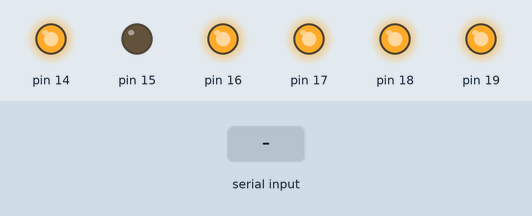
Recording of a sketch running on a simulated Arduino Uno, built with avr-gcc and run on an emulated ATmega328P. On the bench: output pins drawn as LEDs (lit = HIGH). The inputs (shaded band) are chosen by the test bench. The board resets itself during the run and starts again; what the sketch prints to the serial monitor is not drawn.

Above: at 19.2 s.
19.3 s: "90,45\n" received over Serial
At 19.9 s:
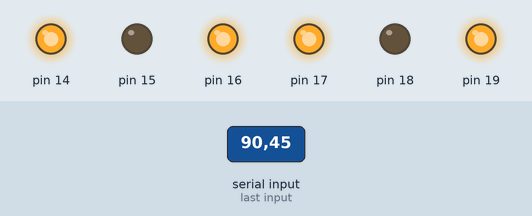
20.8 s: "0\n" received over Serial
At 22.0 s:
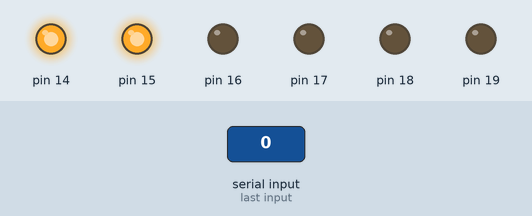
22.3 s: "5\n" received over Serial
At 23.2 s:
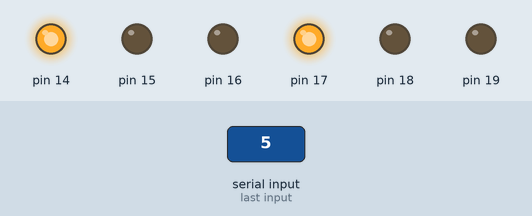
23.8 s: "30,150\n" received over Serial
At 24.6 s:
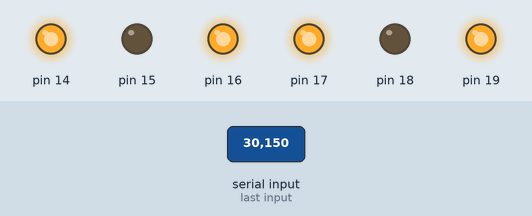
25.3 s: "90\n" received over Serial
Timing chart, 0 to 27.8 s (numbered marks = the images above; inputs shaded):
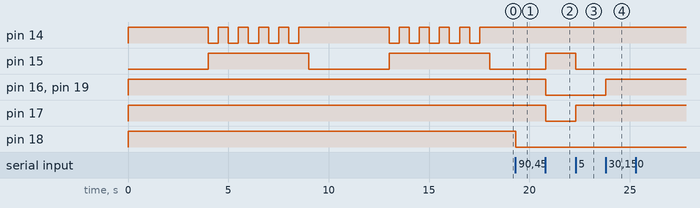

Measured:
- after the input at 19.3 s, pin 18: HIGH → LOW at once
- after the input at 20.8 s, pin 15: LOW → HIGH at once; pin 16, pin 17, pin 19: HIGH → LOW at once
- after the input at 22.3 s, pin 15: HIGH → LOW at once; pin 17: LOW → HIGH at once
- after the input at 23.8 s, pin 16, pin 19: LOW → HIGH at once
- after the input at 25.3 s, every drawn part: stays the same

The sketch:

lab_3.ino
```cpp
/*****************************************************************************
 * lab_3
 * Created by Matt Mason,
 * CWID 11800439
******************************************************************************/

#include <avr/wdt.h>

// seven-segment display pins
#define SEVEN_SEG PORTC
#define SEVEN_SEG_DDR DDRC

// special characters
#define WAIT 16
#define ERROR 17
#define DP_ON 18
#define DP_OFF 19

/*****************************************************************************
 * Function:        updateDisplay
 * Parameters:      int character – the desired character from the characters
 *                  array to display
 * Return value:    none
 * Purpose:         Display a character on the seven-segment display wired to
 *                  SEVEN_SEG register pins.
******************************************************************************/
void updateDisplay(const int character)
{
    // seven-segment display character mappings
    static constexpr byte characters[] = {
        B00000011, // 0
        B10011111, // 1
        B00100101, // 2
        B00001101, // 3
        B10011001, // 4
        B01001001, // 5
        B01000001, // 6
        B00011111, // 7
        B00000001, // 8
        B00001001, // 9
        B00010000, // A.
        B11000000, // b.
        B01100010, // C.
        B10000100, // d.
        B01100000, // E.
        B01110000, // F.
        B11111101, // WAIT
        B01101101, // ERROR
        B11111110, // DP_ON
        B11111111, // DP_OFF
    };
    // write charater pin values
    SEVEN_SEG = characters[character];
}

/*****************************************************************************
 * Function:        timeout
 * Parameters:      unsigned long startTime — time of last input in ms
 * Return value:    bool — true if 4 seconds have elapsed since startTime,
 *                  false otherwise
 * Purpose:         Check to see if the 4-second user input timer has expired.
******************************************************************************/
bool timeout(const unsigned long startTime)
{
    return millis() > (startTime + 4000);
}

/*****************************************************************************
 * Function:        parseInput
 * Parameters:      String& input — user input string
 * Return value:    int — user input value 0–15, or -1 if input invalid
 * Purpose:         Parse user input and convert it to an integer, checking
 *                  for invalid input.
******************************************************************************/
int parseInput(String& input)
{
    // trim any leading/trailing whitespace
    input.trim();
    // make sure string is not empty
    if (input.length() == 0)
        return -1;
    // make sure all remaining characters are numbers
    for (int i = 0; i < input.length(); i++)
        if (!isDigit(input[i]))
            return -1;
    // convert to integer
    int value = input.toInt();
    // return the value if it is in the allowed range 0–15
    if (value >= 0 && value <= 15)
        return value;
    // out of allowed range, invalid input
    return -1;
}

void setup()
{
    // configure all seven-seg. pins as outputs
    SEVEN_SEG_DDR = 0xFF;

    // open serial connection
    Serial.begin(9600);
    Serial.print("lab_3 by Matt Mason");
}

void loop()
{
    // prompt for user input
    updateDisplay(WAIT);
    Serial.print("\nPlease enter an integer between 0-15: ");
    // save the current time
    unsigned long startTime = millis();

    // continuously prompt for user input, but break if the user takes
    // longer than 4 seconds to respond
    String input = "";
    while (!timeout(startTime))
    {
        // read serial until buffer into input string until buffer is empty,
        // 4-second timeout expires, or newline received
        char c = 0;
        while (Serial.available() && !timeout(startTime))
        {
            c = (char)Serial.read();
            if (c == '\n')
                break;
            input += c;
        }
        // if last character reveived was a newline, user input is ready
        if (c == '\n')
        {
            // parse user input
            int value = parseInput(input);
            if (value == -1)
            {
                // show error message for invalid input
                updateDisplay(ERROR);
                Serial.print("Invalid input!");
            }
            else
            {
                // show input on seven-segment display
                updateDisplay(value);
                // print input and reaction time to serial monitor
                unsigned long reactionTime = millis() - startTime;
                Serial.println(value, HEX);
                Serial.print("reaction time = ");
                Serial.print(reactionTime / 1000.0f, 3);
            }
            // clear input string
            input = "";
            // prompt for user input
            Serial.print("\nPlease enter an integer between 0-15: ");
            // refresh startTime
            startTime = millis();
        }
    }

    // user took longer than 4 seconds to respond,
    // print a newline to simulate no input
    Serial.println();
    // blink decimal point for 4 seconds
    for (int i = 0; i < 4; i++)
    {
        updateDisplay(DP_ON);
        delay(500);
        updateDisplay(DP_OFF);
        delay(500);
    }
    // blink for 1 more second, using system watchdog to reset board afterwards
    updateDisplay(DP_ON);
    delay(500);
    updateDisplay(DP_OFF);
    wdt_enable(WDTO_500MS);
    // spin until board resets
    while (true);
}
```
